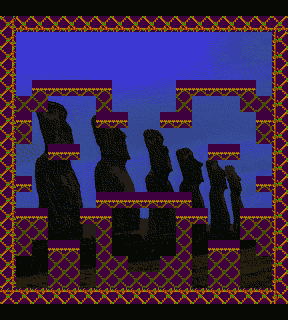

This game map was drawn from its Tiled (.tmx) file and the tilesets committed beside it. A one-line description and the trimmed map source follow:
An orthogonal 18x20 tile map with 16x16 px tiles, 3 tile layers (adorno, Capa de Patrones 1, Colision halfplatform), 1 image layer and 48 objects (24x Coin, 12x Cup, 6x Pigeon, 5x FireworkLauncher, Player).

<map version="1.0" orientation="orthogonal" width="18" height="20" tilewidth="16" tileheight="16">
 <tileset firstgid="1" name="youonlygetone!" tilewidth="16" tileheight="16">
  <image source="../spritesheets/rapanui.png" width="312" height="224" />
 </tileset>
 <imagelayer name="Capa de Imagen 1" width="18" height="20">
  <image source="../images/rapanui.png" />
 </imagelayer>
 <layer name="adorno" width="18" height="20">
  <data>[360 cells, 43 non-empty, 1 distinct tile ids]</data>
 </layer>
 <layer name="Capa de Patrones 1" width="18" height="20">
  <properties>
   <property name="Collision" value="Platform" />
  </properties>
  <data>[360 cells, 68 non-empty, 8 distinct tile ids]</data>
 </layer>
 <layer name="Colision halfplatform" width="18" height="20">
  <properties>
   <property name="Collision" value="HalfPlatform" />
  </properties>
  <data>[360 cells, 40 non-empty, 1 distinct tile ids]</data>
 </layer>
 <objectgroup name="Capa de Objetos 1" width="18" height="20">
  <object type="FireworkLauncher" gid="214" x="208" y="64" />
  <object type="FireworkLauncher" gid="214" x="128" y="160" />
  <object type="FireworkLauncher" gid="214" x="144" y="160" />
  <object type="FireworkLauncher" gid="214" x="64" y="64" />
  <object type="FireworkLauncher" gid="214" x="135" y="264" />
  <object type="Player" gid="1" x="256" y="256">
   <properties>
    <property name="Camera" value="Fixed" />
    <property name="FromLocation" value="inicial" />
   </properties>
  </object>
  <object type="Cup" gid="96" x="80" y="256" />
  <object type="Coin" gid="251" x="224" y="176" />
  <object type="Coin" gid="251" x="160" y="160" />
  <object type="Coin" gid="251" x="128" y="48" />
  <object type="Coin" gid="251" x="256" y="192" />
  <object type="Coin" gid="251" x="144" y="48" />
  <object type="Coin" gid="251" x="48" y="272" />
  <object type="Coin" gid="251" x="64" y="272" />
  <object type="Coin" gid="251" x="16" y="144" />
  <object type="Coin" gid="251" x="224" y="272" />
  <object type="Coin" gid="251" x="208" y="272" />
  <object type="Coin" gid="251" x="256" y="144" />
  <object type="Coin" gid="251" x="16" y="48" />
  <object type="Coin" gid="251" x="160" y="64" />
  <object type="Coin" gid="251" x="128" y="224" />
  <object type="Coin" gid="251" x="112" y="64" />
  <object type="Cup" gid="96" x="144" y="256" />
  <object type="Cup" gid="96" x="176" y="64" />
  <object type="Pigeon" gid="172" x="80" y="128" />
  <object type="Pigeon" gid="172" x="192" y="128" />
  <object type="Cup" gid="96" x="96" y="64" />
  <object type="Cup" gid="96" x="176" y="160" />
  <object type="Cup" gid="96" x="32" y="64" />
  <object type="Cup" gid="96" x="96" y="160" />
  <object type="Cup" gid="96" x="240" y="64" />
  <object type="Coin" gid="251" x="112" y="160" />
  <object type="Coin" gid="251" x="16" y="192" />
  <object type="Pigeon" gid="172" x="192" y="240" />
  <object type="Pigeon" gid="172" x="64" y="240" />
  <object type="Pigeon" gid="172" x="16" y="64" />
  <object type="Pigeon" gid="172" x="256" y="64" />
  <object type="Cup" gid="96" x="144" y="256">
   <properties>
    <property name="direction" value="1" />
   </properties>
  </object>
  <object type="Cup" gid="96" x="208" y="256" />
  <object type="Cup" gid="96" x="16" y="256" />
  <object type="Coin" gid="251" x="144" y="224" />
  <object type="Coin" gid="251" x="109" y="240" />
  <object type="Coin" gid="251" x="160" y="240" />
  <object type="Coin" gid="251" x="48" y="176" />
  <object type="Coin" gid="251" x="64" y="176" />
  <object type="Coin" gid="251" x="208" y="176" />
  <object type="Coin" gid="251" x="256" y="48" />
  <object type="Cup" gid="96" x="80" y="256">
   <properties>
    <property name="direction" value="1" />
   </properties>
  </object>
 </objectgroup>
</map>